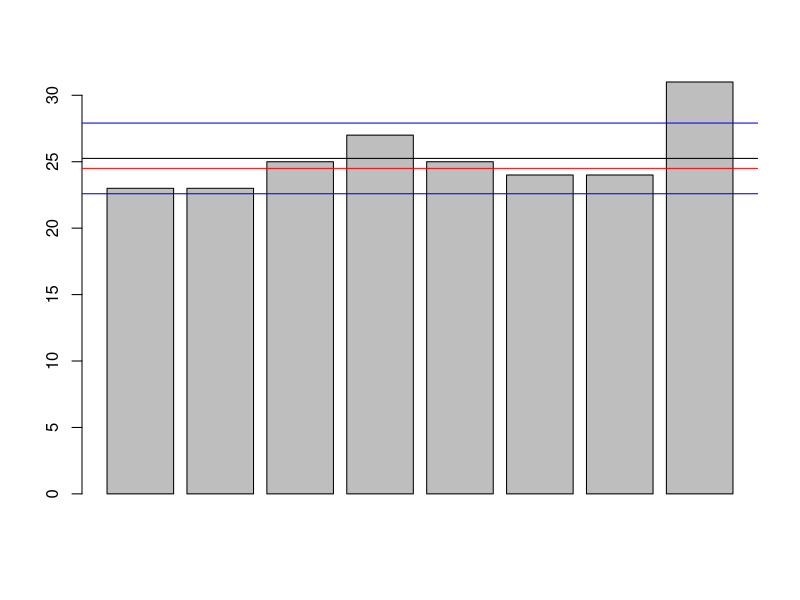
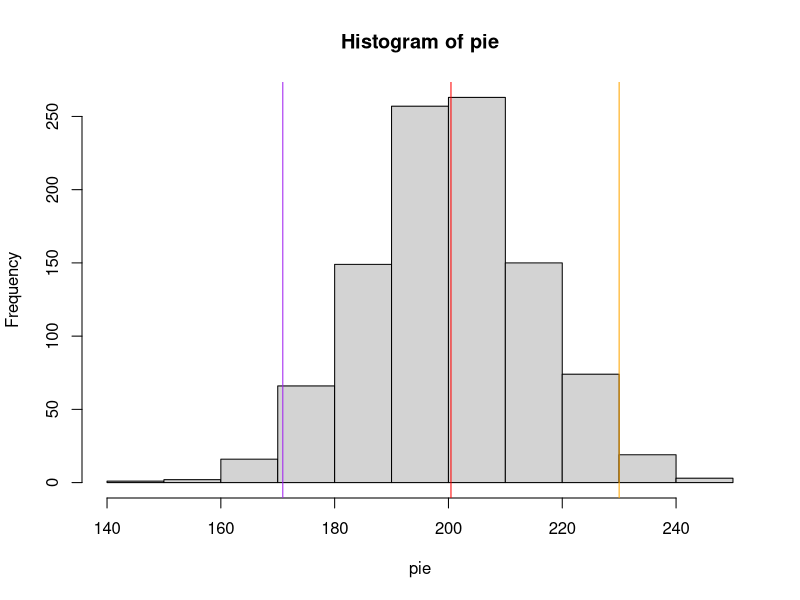

Generate these figures, in order, with R:
#R Worksheet 2
#Define an object A, an array with 4 elements integers 5 through 8 inclusive
A <- 5:8
A
#1a, liste lement 2 of a
A[2]
#list element 4 of a
A[4]
#calculate the product of elements 2 and 4
A[2]*A[4]
#assign the integers 3 and 4 to object B
A[c(3,4)]
B<-c(3,4)
B
#then use dereference elements 3 and 4 of object A
A
A[-B]
#extract every element of A except 2
A[-2]
#extract all those elements except 3 and 4
A[-3:-4]


#2
#define a marix with 3 rows and 3 columns, the elements begin the integers from 1-9
#first row will have 1-3
#second row 4-6, etc
matrix(1:9,3,3)
#right dimensions, but the row assignment isn't what we wanted
max<-c(matrix(1:9,3,3,byrow=TRUE))
dim(max)<-c(3,3)
max
#boom, there we go

#2a Derefrerence the value in the 2nd row, 2nd column
max[2,2]
#extract the whole second row
max[2,]
#extract the 3rd column
max[,3]
#multiply the matrix by its transpose
max%*%t(max)
#compute the determinant of the matrix
det(max)
#give the diagonal elemets of the matrix
diag(max)


#3
#A sample of annual incomes in $1,000 for 8 facotyr workers is given, create a vector called salary
salary<-c(23,23,25,27,25,24,24,31)
#find the mean, median and standard deviation of the salaries
mean(salary)
median(salary)
sd(salary)
#make a barplot, wtih a black line for the mean, a red line for the median and 2
#lines for +1sd and -1sd
barplot(salary)
abline(h=mean(salary),col='black')
abline(h=median(salary),col='red')
abline(h=mean(salary)+sd(salary),col='blue')
abline(h=mean(salary)-sd(salary),col='blue')


#4 
#Define a vector norm by generating 1000 values fromt he normal distribution
#with a mean of 200, and a sd of 15
pie<-rnorm(1000,mean=200, sd=15)
#comute teh mean, sd and values that are +/- 2 sd fromt the mean

mean(pie)
sd(pie)
mean(pie)+2*sd(pie)
mean(pie)-2*sd(pie)
#plot your data in a histogram
hist(pie)
#add a vertical line to show the mean, and the 2 standard devs, chose different colors for all
abline(v=mean(pie), col='red')
abline(v=mean(pie)-2*sd(pie), col='purple')
abline(v=mean(pie)+2*sd(pie), col="orange")
